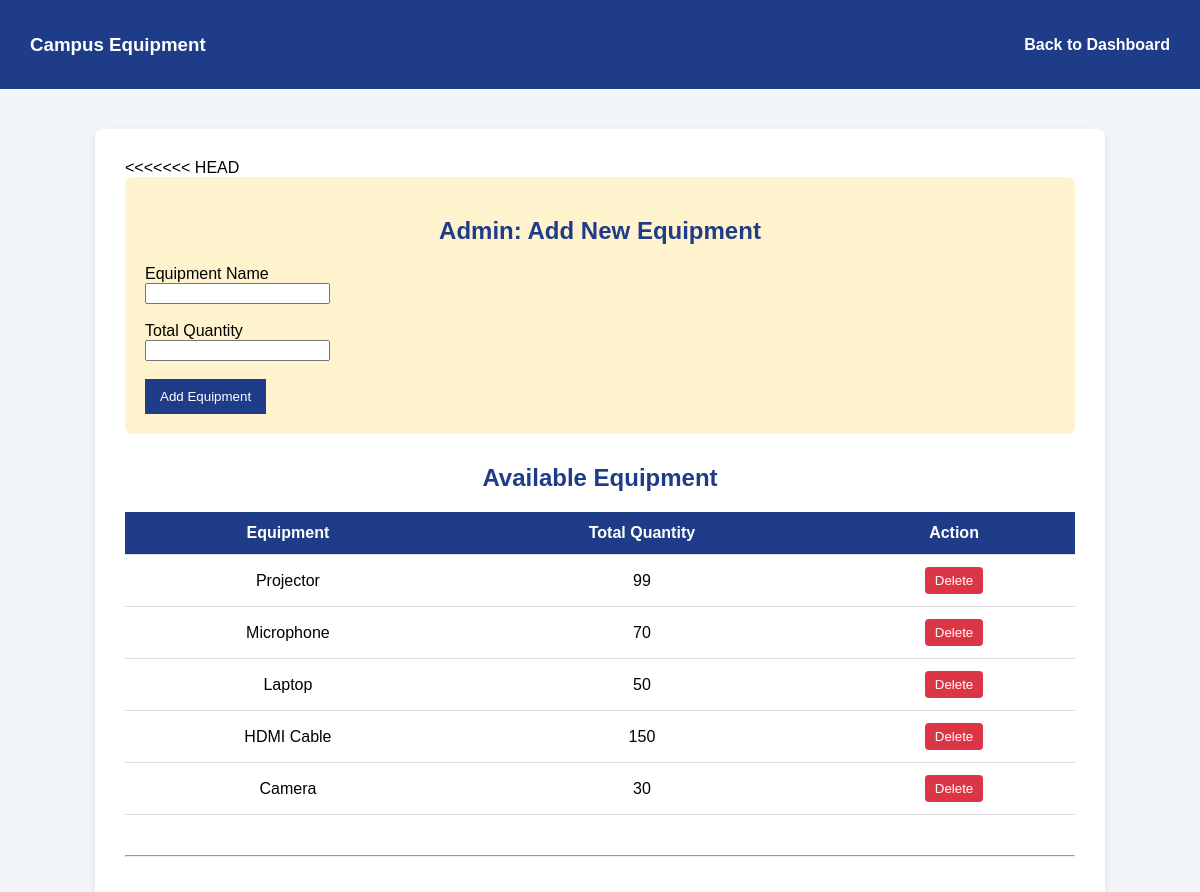
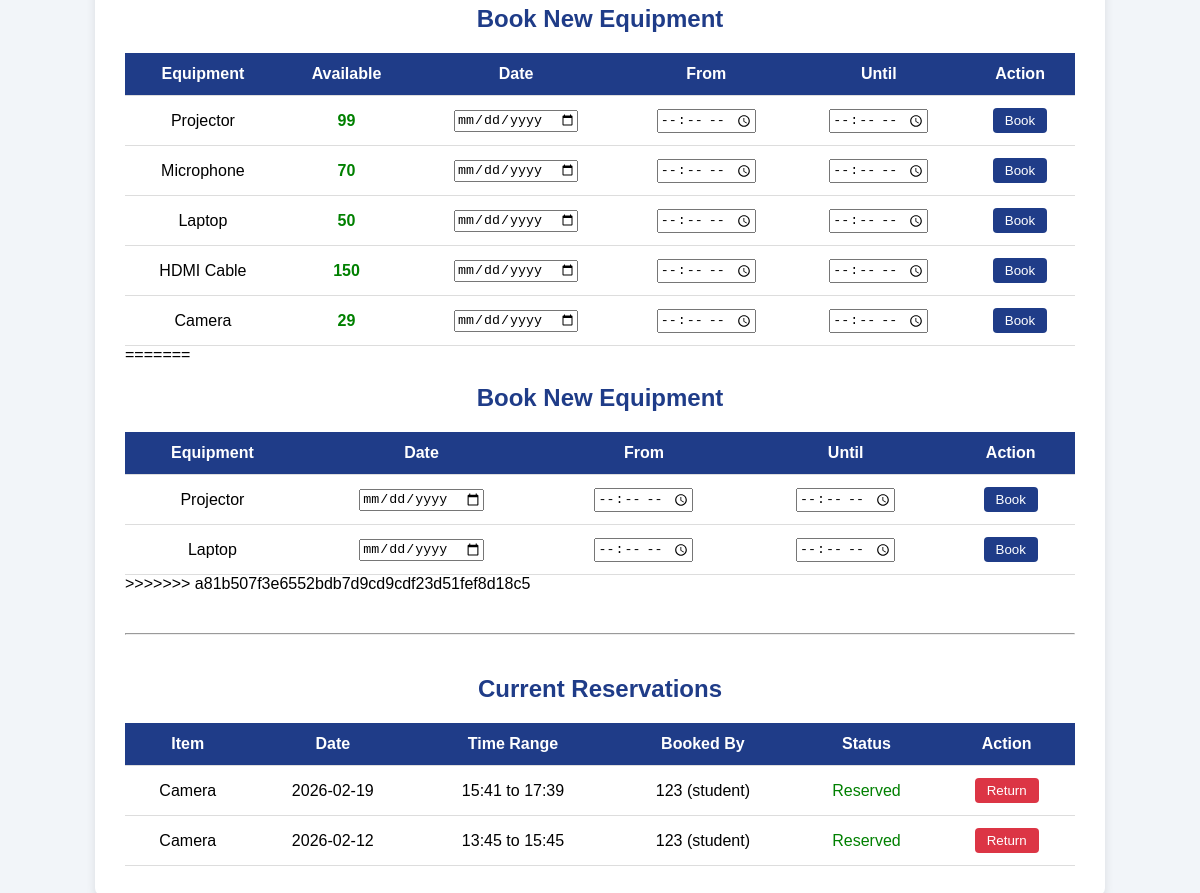
Page /equipment (signed in) on the earlier database version (2 pictures, top to bottom).
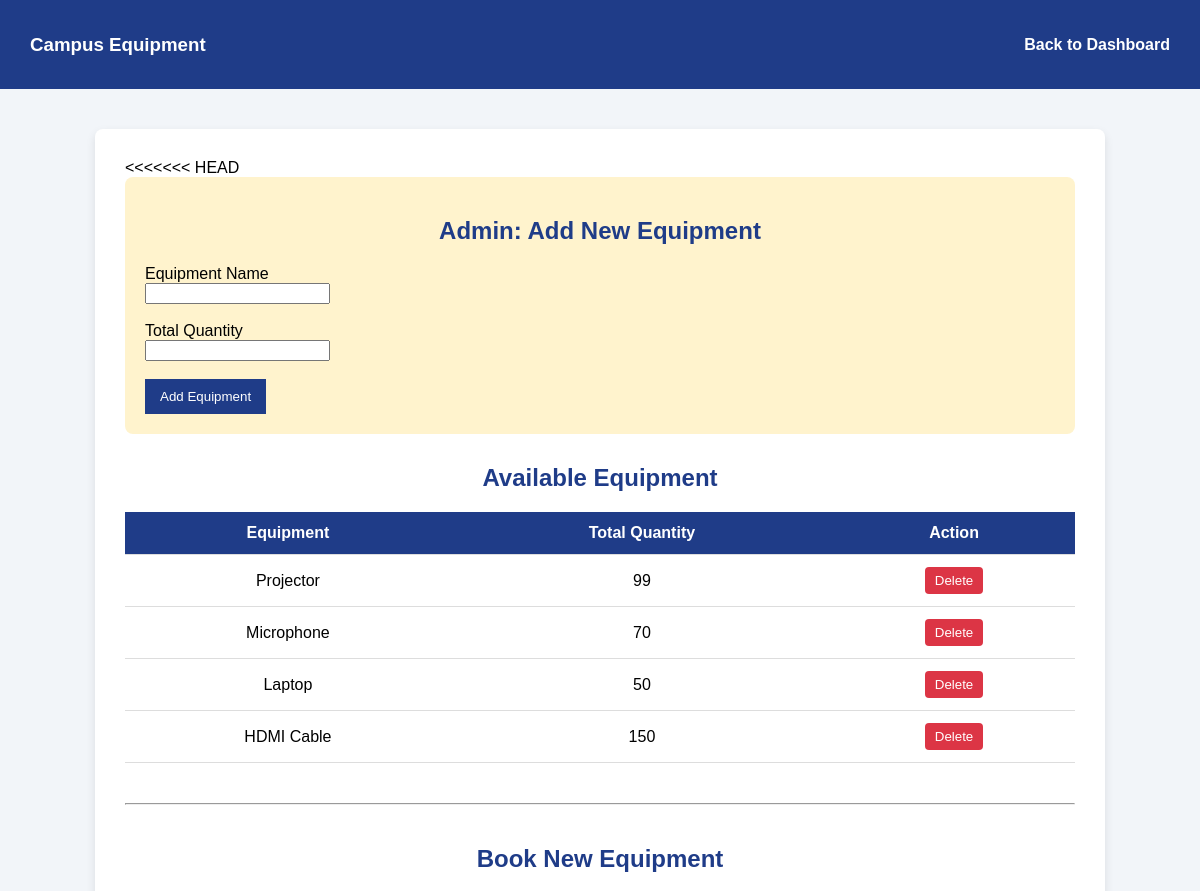
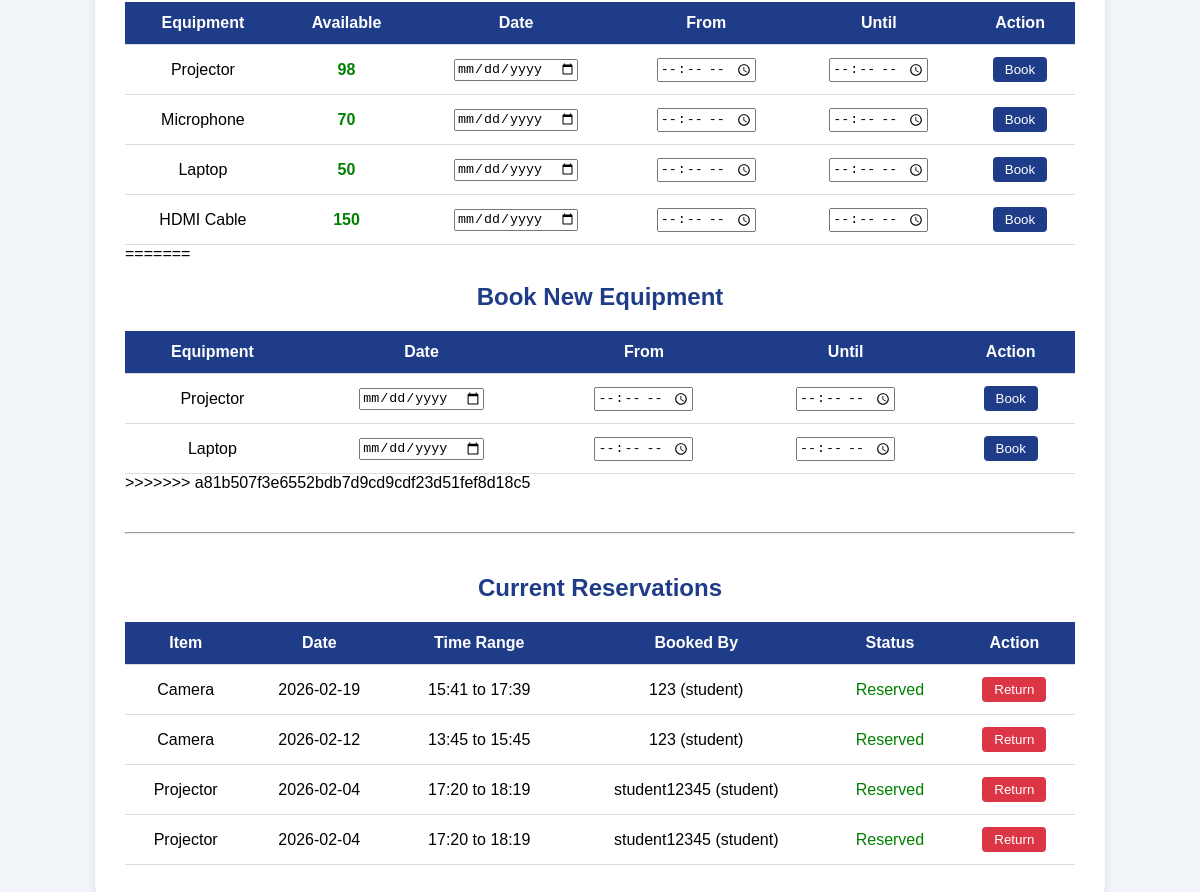
Same page on the later database version (2 pictures, top to bottom).
### tables this page shows
CREATE TABLE equipment_inventory (
    id INTEGER PRIMARY KEY AUTOINCREMENT,
    equipment_name TEXT UNIQUE NOT NULL,
    total_quantity INTEGER NOT NULL
, available_quantity INTEGER DEFAULT 0);

CREATE TABLE equipment_bookings (
    id INTEGER PRIMARY KEY AUTOINCREMENT,
    equipment_name TEXT NOT NULL,
    booked_by TEXT NOT NULL,
    booking_date TEXT NOT NULL,
    start_time TEXT NOT NULL,  -- When they start
    end_time TEXT NOT NULL,    -- When they return it
    user_role TEXT NOT NULL,
    status TEXT DEFAULT 'Reserved'
);

### app.py (the view, shortened to what this page needs)
@app.route('/equipment', methods=['GET', 'POST'])
@app.route('/equipment')
def equipment():
    if 'user_id' not in session:
        flash("Please login first", "danger")
        return redirect(url_for('student_login'))
    role = session.get('role')
    inventory = query_db(ADMIN_DB, "SELECT * FROM equipment_inventory")
    bookings = query_db(ADMIN_DB, "SELECT * FROM equipment_bookings")
    equipment_list = query_db(ADMIN_DB, """SELECT equipment_name, available_quantity FROM equipment_inventory""")
    return render_template(
        'equipment.html',
        bookings=bookings,
        inventory=inventory,
        equipment=equipment_list,
        role=role
    )
    if session.get('role') == 'lecturer':
        flash("Access Denied: Lecturers are not permitted to view or book equipment.", "danger")
        return redirect(url_for('dashboard'))
    bookings = query_db(ADMIN_DB, "SELECT * FROM equipment_bookings")
    return render_template('equipment.html', bookings=bookings)

### app.py (called while the page is built)
def query_db(db, query, args=(), one=False):
    conn = sqlite3.connect(db)
    conn.row_factory = sqlite3.Row
    cur = conn.cursor()
    cur.execute(query, args)
    conn.commit()
    result = cur.fetchall()
    conn.close()
    return result[0] if one and result else result

### templates/equipment.html (shortened to what the changed rows need)
<!DOCTYPE html>
<html lang="en">
<head>
</head>
<body>
<div class="container">
    {% if role == 'admin' %}
<div style="background:#fff3cd; padding:20px; border-radius:8px; margin-bottom:30px;">
    <h2>Admin: Add New Equipment</h2>
</div>
{% endif %}
    <h2>Available Equipment</h2>
<table>
    <tr>
    <th>Equipment</th>
    <th>Total Quantity</th>
    {% if role == 'admin' %}
        <th>Action</th>
    {% endif %}
</tr>
    {% for item in inventory %}
<tr>
    <td>{{ item[1] }}</td>
    <td>{{ item[2] }}</td>
    {% if role == 'admin' %}
    <td>
        <form method="POST" style="display:inline;">
            <button type="submit" name="delete_equipment" value="1"
                style="background:#dc3545; color:white; border:none; padding:6px 10px; border-radius:4px;">
                Delete
            </button>
        </form>
    </td>
    {% endif %}
</tr>
{% endfor %}
</table>
    <h2>Book New Equipment</h2>
<table>
    <thead>
        <tr>
            <th>Equipment</th>
            <th>Available</th>
            <th>Date</th>
            <th>From</th>
            <th>Until</th>
            <th>Action</th>
        </tr>
    </thead>
    <tbody>
        {% for item in equipment %}
        <tr>
            <form action="{{ url_for('book_equipment') }}" method="POST">
                <td>{{ item[0] }}</td>
                <td>
                    {% if item[1] > 0 %}
                        <span style="color:green; font-weight:bold;">{{ item[1] }}</span>
                    {% else %}
                        <span style="color:red; font-weight:bold;">0</span>
                    {% endif %}
                </td>
                <td><input type="date" name="date" required></td>
                <td><input type="time" name="start_time" required></td>
                <td><input type="time" name="end_time" required></td>
                <td>
                    {% if item[1] > 0 %}
                    <button type="submit"
                        style="background-color:#1f3c88; color:white; border:none; padding:5px 12px; border-radius:4px;">
                        Book
                    </button>
                    {% else %}
                    <span style="color:red;">Out of Stock</span>
                    {% endif %}
                </td>
            </form>
        </tr>
        {% endfor %}
    </tbody>
</table>
    <h2>Book New Equipment</h2>
    <table>
        <thead>
            <tr>
                <th>Equipment</th>
                <th>Date</th>
                <th>From</th>
                <th>Until</th>
                <th>Action</th>
            </tr>
        </thead>
    </table>
    <h2>Current Reservations</h2>
    <table>
        <thead>
            <tr>
                <th>Item</th>
                <th>Date</th>
                <th>Time Range</th>
                <th>Booked By</th>
                <th>Status</th>
                <th>Action</th>
            </tr>
        </thead>
        <tbody>
            {% for booking in bookings %}
            <tr>
                <td>{{ booking[1] }}</td>
                <td>{{ booking[3] }}</td>
                <td>{{ booking[4] }} to {{ booking[5] }}</td>
                <td>{{ booking[2] }} ({{ booking[6] }})</td>
                <td><span style="color: green;">{{ booking[7] }}</span></td>
                <td>
                    <a href="{{ url_for('return_equipment', booking_id=booking[0]) }}">
                        <button class="return-btn">Return</button>
                    </a>
                </td>
            </tr>
            {% else %}
            <tr>
                <td colspan="6">No items currently reserved.</td>
            </tr>
            {% endfor %}
        </tbody>
    </table>
</div>
</body>
</html>

Differences in the rows shown:
removed equipment_inventory: equipment_name "Camera", total_quantity "30", available_quantity "29", shows "Book"
changed equipment_inventory "Projector": available_quantity "99" → "98"
added equipment_bookings: equipment_name "Projector", booking_date "2026-02-04", start_time "17:20", end_time "18:19", booked_by "student12345", user_role "student", status "Reserved"
added equipment_bookings: equipment_name "Projector", booking_date "2026-02-04", start_time "17:20", end_time "18:19", booked_by "student12345", user_role "student", status "Reserved"
